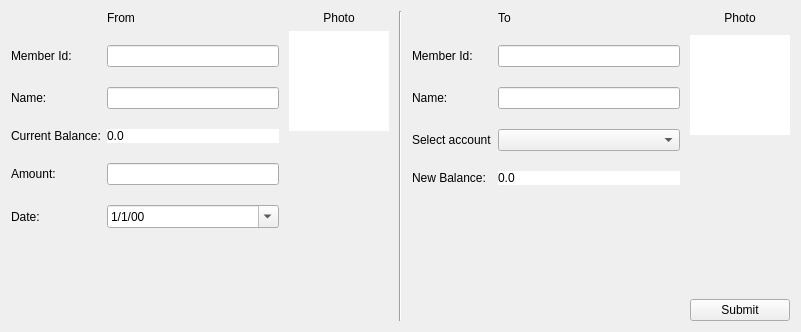
<?xml version="1.0" encoding="UTF-8"?>
<ui version="4.0">
 <class>fromBalanceLabel</class>
 <widget class="QWidget" name="fromBalanceLabel">
  <property name="geometry">
   <rect>
    <x>0</x>
    <y>0</y>
    <width>801</width>
    <height>332</height>
   </rect>
  </property>
  <property name="windowTitle">
   <string>Form</string>
  </property>
  <layout class="QHBoxLayout" name="horizontalLayout_2">
   <item>
    <layout class="QHBoxLayout" name="horizontalLayout">
     <property name="spacing">
      <number>10</number>
     </property>
     <item>
      <layout class="QHBoxLayout" name="horizontalLayout_4">
       <property name="spacing">
        <number>10</number>
       </property>
       <item>
        <layout class="QFormLayout" name="formLayout">
         <property name="fieldGrowthPolicy">
          <enum>QFormLayout::AllNonFixedFieldsGrow</enum>
         </property>
         <property name="horizontalSpacing">
          <number>6</number>
         </property>
         <property name="verticalSpacing">
          <number>20</number>
         </property>
         <item row="0" column="1">
          <widget class="QLabel" name="label_9">
           <property name="text">
            <string>From</string>
           </property>
          </widget>
         </item>
         <item row="1" column="0">
          <widget class="QLabel" name="label">
           <property name="text">
            <string>Member Id:</string>
           </property>
          </widget>
         </item>
         <item row="1" column="1">
          <widget class="QLineEdit" name="fromMemberLineEdit"/>
         </item>
         <item row="2" column="0">
          <widget class="QLabel" name="label_5">
           <property name="text">
            <string>Name:</string>
           </property>
          </widget>
         </item>
         <item row="2" column="1">
          <widget class="QLineEdit" name="formNameLineEdit"/>
         </item>
         <item row="3" column="0">
          <widget class="QLabel" name="label_6">
           <property name="text">
            <string>Current Balance:</string>
           </property>
          </widget>
         </item>
         <item row="3" column="1">
          <widget class="QLabel" name="fromBalanceLabel_2">
           <property name="styleSheet">
            <string notr="true">background-color: white
</string>
           </property>
           <property name="text">
            <string>0.0</string>
           </property>
          </widget>
         </item>
         <item row="4" column="0">
          <widget class="QLabel" name="label_13">
           <property name="text">
            <string>Amount:</string>
           </property>
          </widget>
         </item>
         <item row="4" column="1">
          <widget class="QLineEdit" name="fromAmountLineEdit"/>
         </item>
         <item row="5" column="0">
          <widget class="QLabel" name="label_15">
           <property name="text">
            <string>Date:</string>
           </property>
          </widget>
         </item>
         <item row="5" column="1">
          <widget class="QDateEdit" name="dateEdit">
           <property name="minimumTime">
            <time>
             <hour>0</hour>
             <minute>0</minute>
             <second>0</second>
            </time>
           </property>
           <property name="displayFormat">
            <string>d/M/yy</string>
           </property>
           <property name="calendarPopup">
            <bool>true</bool>
           </property>
          </widget>
         </item>
        </layout>
       </item>
       <item>
        <layout class="QVBoxLayout" name="verticalLayout">
         <property name="spacing">
          <number>6</number>
         </property>
         <item>
          <widget class="QLabel" name="label_11">
           <property name="text">
            <string>Photo</string>
           </property>
           <property name="alignment">
            <set>Qt::AlignCenter</set>
           </property>
          </widget>
         </item>
         <item>
          <widget class="QLabel" name="fromPhotoLabel">
           <property name="minimumSize">
            <size>
             <width>100</width>
             <height>100</height>
            </size>
           </property>
           <property name="maximumSize">
            <size>
             <width>100</width>
             <height>100</height>
            </size>
           </property>
           <property name="styleSheet">
            <string notr="true">background-color: white</string>
           </property>
           <property name="text">
            <string/>
           </property>
           <property name="pixmap">
            <pixmap>:/image res/pranavDP.jpg</pixmap>
           </property>
           <property name="scaledContents">
            <bool>true</bool>
           </property>
           <property name="alignment">
            <set>Qt::AlignLeading|Qt::AlignLeft|Qt::AlignTop</set>
           </property>
          </widget>
         </item>
         <item>
          <spacer name="verticalSpacer_2">
           <property name="orientation">
            <enum>Qt::Vertical</enum>
           </property>
           <property name="sizeHint" stdset="0">
            <size>
             <width>20</width>
             <height>40</height>
            </size>
           </property>
          </spacer>
         </item>
        </layout>
       </item>
      </layout>
     </item>
     <item>
      <widget class="Line" name="line">
       <property name="orientation">
        <enum>Qt::Vertical</enum>
       </property>
      </widget>
     </item>
     <item>
      <layout class="QHBoxLayout" name="horizontalLayout_3">
       <property name="spacing">
        <number>10</number>
       </property>
       <item>
        <layout class="QFormLayout" name="formLayout_3">
         <property name="horizontalSpacing">
          <number>6</number>
         </property>
         <property name="verticalSpacing">
          <number>20</number>
         </property>
         <item row="1" column="0">
          <widget class="QLabel" name="label_2">
           <property name="text">
            <string>Member Id:</string>
           </property>
          </widget>
         </item>
         <item row="2" column="0">
          <widget class="QLabel" name="label_7">
           <property name="text">
            <string>Name:</string>
           </property>
          </widget>
         </item>
         <item row="3" column="0">
          <widget class="QLabel" name="label_8">
           <property name="text">
            <string>Select account</string>
           </property>
          </widget>
         </item>
         <item row="1" column="1">
          <widget class="QLineEdit" name="toMemberLineEdit"/>
         </item>
         <item row="2" column="1">
          <widget class="QLineEdit" name="toNameLineEdit"/>
         </item>
         <item row="0" column="1">
          <widget class="QLabel" name="label_10">
           <property name="text">
            <string>To</string>
           </property>
          </widget>
         </item>
         <item row="3" column="1">
          <widget class="QComboBox" name="accountComboBox"/>
         </item>
         <item row="4" column="0">
          <widget class="QLabel" name="label_14">
           <property name="text">
            <string>New Balance:</string>
           </property>
          </widget>
         </item>
         <item row="4" column="1">
          <widget class="QLabel" name="toBalanceLabel">
           <property name="styleSheet">
            <string notr="true">background-color: white
</string>
           </property>
           <property name="text">
            <string>0.0</string>
           </property>
          </widget>
         </item>
        </layout>
       </item>
       <item>
        <layout class="QVBoxLayout" name="verticalLayout_3">
         <property name="spacing">
          <number>10</number>
         </property>
         <item>
          <widget class="QLabel" name="label_12">
           <property name="text">
            <string>Photo</string>
           </property>
           <property name="alignment">
            <set>Qt::AlignCenter</set>
           </property>
          </widget>
         </item>
         <item>
          <widget class="QLabel" name="toPhotoLabel">
           <property name="minimumSize">
            <size>
             <width>100</width>
             <height>100</height>
            </size>
           </property>
           <property name="maximumSize">
            <size>
             <width>100</width>
             <height>100</height>
            </size>
           </property>
           <property name="styleSheet">
            <string notr="true">background-color: white</string>
           </property>
           <property name="text">
            <string/>
           </property>
           <property name="pixmap">
            <pixmap>:/image res/pranavDP.jpg</pixmap>
           </property>
           <property name="scaledContents">
            <bool>true</bool>
           </property>
           <property name="alignment">
            <set>Qt::AlignCenter</set>
           </property>
          </widget>
         </item>
         <item>
          <spacer name="verticalSpacer">
           <property name="orientation">
            <enum>Qt::Vertical</enum>
           </property>
           <property name="sizeHint" stdset="0">
            <size>
             <width>20</width>
             <height>40</height>
            </size>
           </property>
          </spacer>
         </item>
         <item>
          <widget class="QPushButton" name="submitPushButton">
           <property name="text">
            <string>Submit</string>
           </property>
          </widget>
         </item>
        </layout>
       </item>
      </layout>
     </item>
    </layout>
   </item>
  </layout>
 </widget>
 <resources/>
 <connections/>
</ui>
